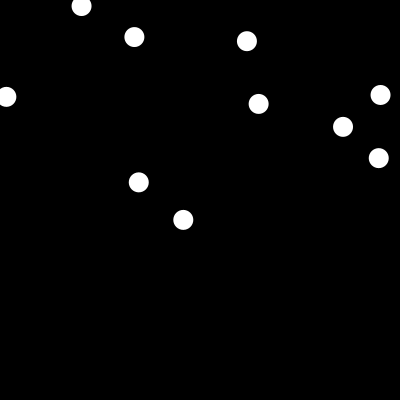
Frame 1 (no input)
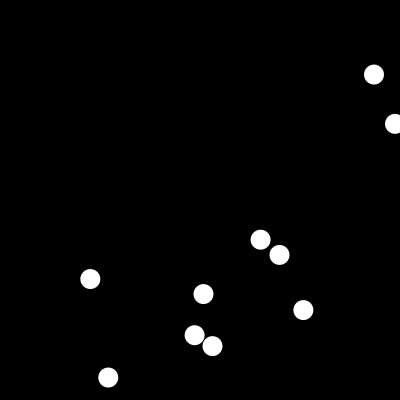
Frame 60 (the mouse pressed at the canvas centre just before this capture)
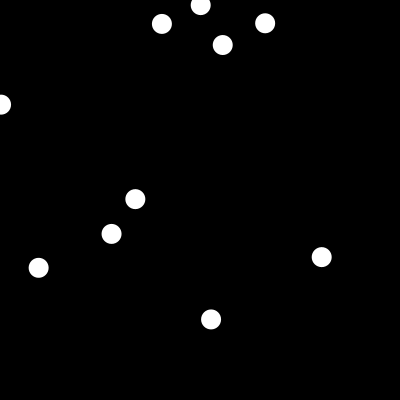
Frame 120 (the mouse held since frame 60 and released just before this capture)

The Processing sketch that drew these frames (run headless with seeded random() and noise(); from frame 60 on, the mouse is pressed at the canvas centre):

// Processing sketch: forloop
// ── forloop.pde
void setup() {
  size(400, 400);
}

void draw() {
    background(0);

    for(int i = 0; i < 10; i++){
        fill(255);
        noStroke();
        circle(random(width), random(height), 20);
    }
}
